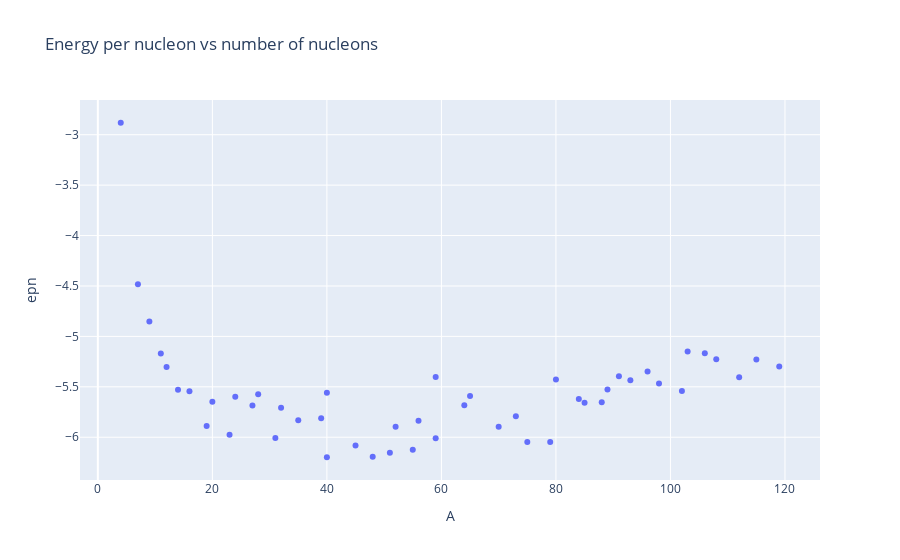

Source (notebook cell):
### Code cell
px.scatter(dfres, x='A', y='epn', title='Energy per nucleon vs number of nucleons')

### Figure 1 — Plotly figure (JSON) as saved in the notebook; plotly's stock layout.template omitted (floating-point values rounded to 4 significant figures)
{"data": [{"hovertemplate": "A=%{x}<br>epn=%{y}<extra></extra>", "legendgroup": "", "marker": {"color": "#636efa", "symbol": "circle"}, "mode": "markers", "name": "", "orientation": "v", "showlegend": false, "type": "scatter", "x": [4, 7, 9, 11, 12, 14, 16, 19, 20, 23, 24, 27, 28, 31, 32, 35, 40, 39, 40, 45, 48, 51, 52, 55, 56, 59, 59, 64, 65, 70, 73, 75, 79, 80, 84, 85, 88, 89, 91, 93, 96, 98, 102, 103, 106, 108, 112, 115, 119], "xaxis": "x", "y": [-2.881, -4.482, -4.852, -5.169, -5.304, -5.529, -5.544, -5.889, -5.649, -5.975, -5.599, -5.686, -5.573, -6.007, -5.706, -5.832, -6.198, -5.811, -5.559, -6.081, -6.193, -6.154, -5.896, -6.123, -5.837, -6.01, -5.402, -5.682, -5.591, -5.895, -5.793, -6.047, -6.047, -5.427, -5.621, -5.658, -5.652, -5.525, -5.394, -5.434, -5.349, -5.466, -5.54, -5.149, -5.167, -5.227, -5.405, -5.228, -5.299], "yaxis": "y"}], "layout": {"legend": {"tracegroupgap": 0}, "title": {"text": "Energy per nucleon vs number of nucleons"}, "xaxis": {"anchor": "y", "domain": [0, 1], "title": {"text": "A"}}, "yaxis": {"anchor": "x", "domain": [0, 1], "title": {"text": "epn"}}}}
